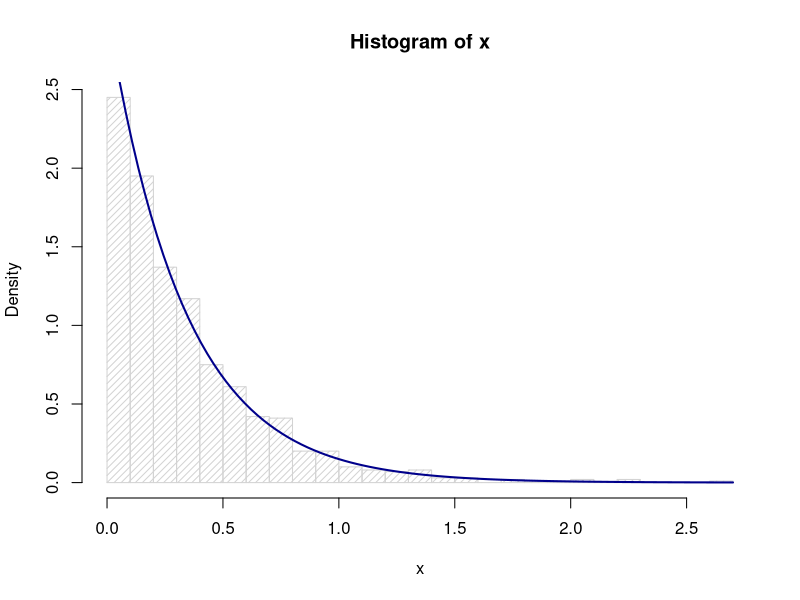
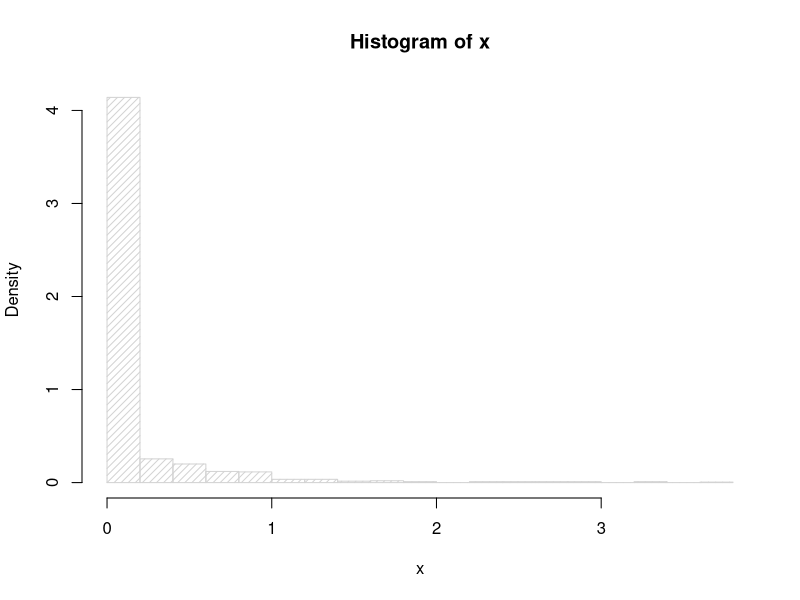
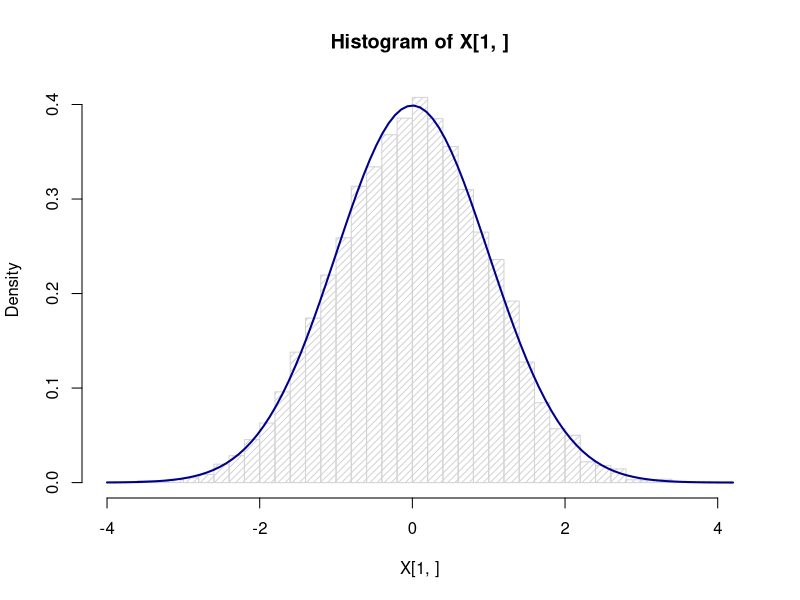
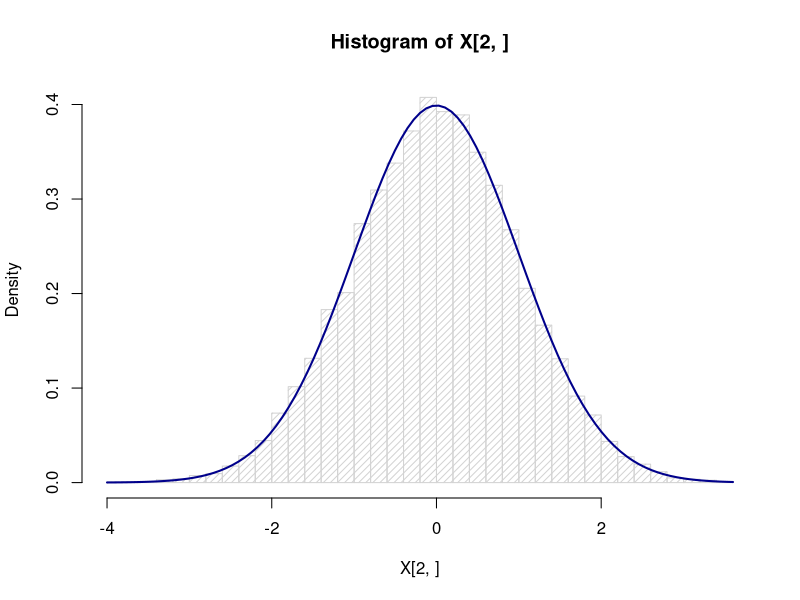
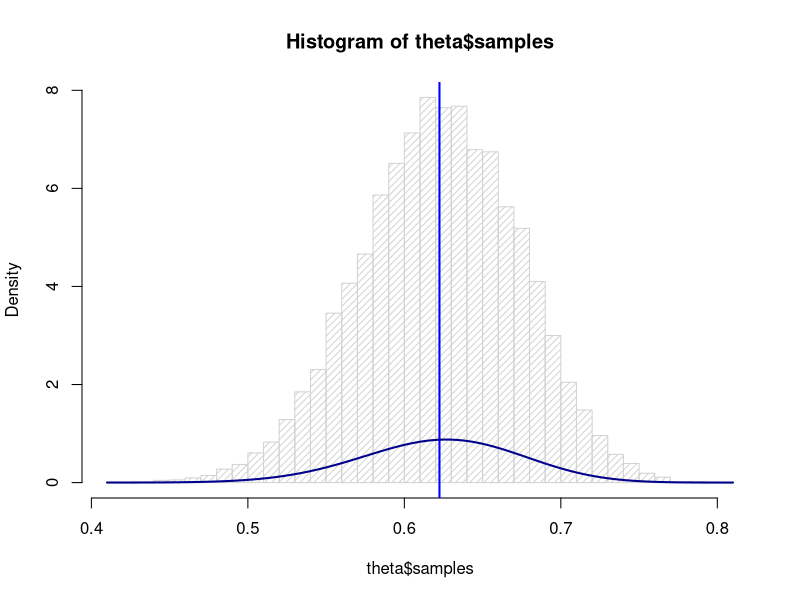
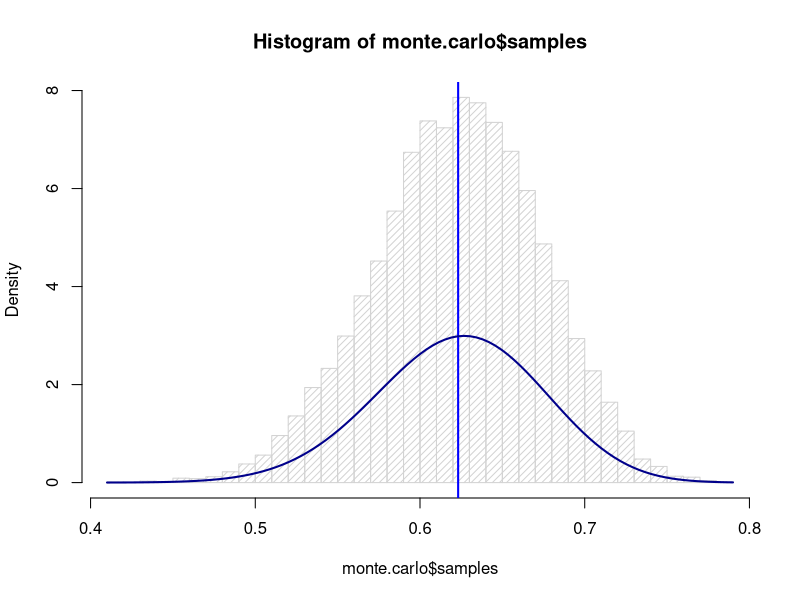

These figures' R source, in order:
## ---- chunk 1
knitr::opts_chunk$set(echo = TRUE)
## ---- chunk 2
# Generate samples from exponential distribution
rate <- 3 #Rate parameter
n <- 1000 #Number of samples
generate.exponential <- function(rate, n){
  u <- runif(n)
  x <- - 1/rate * log(u)
  return(x)
}
x <- generate.exponential(rate, n)
hist(x, density=20, breaks = 30, prob=TRUE)
curve(dexp(x, rate=rate), add=TRUE, col="darkblue", lwd=2)
## ---- chunk 3
# Generate samples from g(X)
rate <- 3 #Rate parameter
n <- 1000 #Number of samples
alpha <- 0.1
generate.samples.g<- function(alpha, n){
  c <- alpha*exp(1)/(alpha+exp(1))
  u <- runif(n, 0,1)
  x <- c()
  for (i in 1:n){
    if (u[i] < c/(alpha)){
      x <- c(x, (u[i]*(alpha)/c)^(1/alpha))
    }
    else{
      x <- c(x, 1-log(exp(1)/c*(1-u[i])))
    }
    
  }
  return(x)
}
x <- generate.samples.g(alpha, n)
hist(x, density=20, breaks = 20, prob=TRUE)
## ---- chunk 4
# Generate samples from normal distribution with Box-Muller
n <- 10000 #Number of samples
generate.normal <- function(n){
  u1 <- runif(n)
  u2 <- runif(n)
  x1 <- sqrt(-2*log(u1))*cos(2*pi*u2)
  x2 <- sqrt(-2*log(u1))*sin(2*pi*u2)
  X <- rbind(x1, x2)
  return (X)
}
X <- generate.normal(n)
hist(X[1,], density=20, breaks = 30, prob=TRUE)
curve(dnorm, add=TRUE, col="darkblue", lwd=2)
hist(X[2,], density=20, breaks = 30, prob=TRUE)
curve(dnorm, add=TRUE, col="darkblue", lwd=2)
print("Observed: ")
mean(X)
cov(t(X))
## ---- chunk 5
# Generate n samples from d variate normal distribution
n <- 10000 #Number of samples
mu <- c(0,0)
sigma <- cbind(c(1,0.5),c(0.5,1))
generate.d.normal <- function(n, mu, sigma){
  A <- chol(sigma)
  d <- length(mu)
  X <- generate.normal(n*d)
  x <- matrix(X[1,], nrow=d, ncol=n)
  Z <- mu+t(A)%*%x
}
Z <- generate.d.normal(n, mu, sigma)
print("Expected: ")
mu
sigma
print('Observed: ')
mean(Z)
cov(t(Z))
## ---- chunk 6
#Function f(x)
function.f <- function(x, alpha){
  if (x>0){
    return (x^(alpha-1)*exp(-x)/gamma(alpha))
  }
  else{
    return(0)
  }
}

#Function g(x)
function.g <- function(x, alpha){
  c = alpha*exp(1)/(alpha+exp(1))
  if (x>0 && x<1){
    return (c*x^(alpha-1))
  }
  else if(x >= 1){
    return(c*exp(-x))
  }
  else{
    return(0)
  }
}

# Generate n samples from d variate normal distribution
n <- 1000 #Number of samples
alpha <- 0.3
rejection.sampling <- function(n, alpha){
  c <- (alpha+exp(1))/(gamma(alpha)*alpha*exp(1))
  samples <- c()
  for (i in 1:n){
    repeat{
      x <- generate.samples.g(alpha, 1)
      acceptance.prob <- function.f(x, alpha)/(c*function.g(x, alpha))
      if(runif(1) <= acceptance.prob){
        samples <- c(samples, x)
        break
      }
    }
  }
  return (samples)
}
y <- rejection.sampling(n, alpha)
print("Expected: ")
cat("Mean: ", alpha, "\n")
cat("Variance: ", alpha, "\n")
print("Observed: ")
cat("Mean: ", mean(y), "\n")
cat("Variance: ", var(y), "\n")
## ---- chunk 7
log.gamma <- function(x, alpha){
  return((alpha-1)*log(x)-x)
}
# Ratio-of-uniforms method
n <- 1000
alpha <- 30
ratio.of.uniforms <- function(n, alpha){
  sample.counter <- 0
  b.minus <- 0
  log.b.plus <- (alpha+1)/2*(log(alpha+1)-1)
  log.a <- (alpha-1)/2*(log(alpha-1)-1)
  samples <- c()
  for(i in 1:n){
    repeat{
      sample.counter <- sample.counter + 1
      log.x1 <- -generate.exponential(1, rate=1) + log.a
      log.x2 <- -generate.exponential(1, rate=1) + log.b.plus
      log.y <- log.x2 - log.x1
      y <- exp(log.y)
      if (2*log.x1 <= log.gamma(y, alpha)){
        samples <- c(samples, y)
        break
      }
    }
  }
  cat("Rejection ratio: ", (sample.counter-n)/n , "\n")
  return (samples)
}
y <- ratio.of.uniforms(n, alpha)
print("Expected: ")
cat("Mean: ", alpha, "\n")
cat("Variance: ", alpha, "\n")
print("Observed: ")
cat("Mean: ", mean(y), "\n")
cat("Variance: ", var(y), "\n")
## ---- chunk 8
n = 1000
alpha = 0.1
beta = 2
sample.gamma <- function(n, alpha, beta){
  if(alpha < 1){
    return(rejection.sampling(n, alpha)/beta)
  }
  else if (alpha == 1){
    return(generate.exponential(1, n)/beta)
  }
  else if (alpha > 1){
    return(ratio.of.uniforms(n, alpha)/beta)
  }
  else{
    return(0)
  }
}
y <- sample.gamma(n, alpha, beta)
print("Expected: ")
cat("Mean: ", alpha/beta, "\n")
cat("Variance: ", alpha/beta^2, "\n")
print("Observed: ")
cat("Mean: ", mean(y), "\n")
cat("Variance: ", var(y), "\n")
## ---- chunk 9

# Here, the user can manually change the alpha vector
# in order to draw a sample from any chosen Dirichlet distribution.
alphas.from.user=c(1.34534,0.9345,0.6356,20,14,5,2)

gammas.in.dirichlet <- function(alpha){
  n=length(alpha)
  gammas <- c()
  for(i in 1:n){
    gammas <- c(gammas, sample.gamma(1,alpha[i],1))
  }
  return(gammas)
}

generate.dirichlet <- function(alpha){  # Creates Dirichlet distributed vector
  g<-gammas.in.dirichlet(alpha)         # with the K chosen alphas 
  print(g)                              # as K-variate parameter vector.
  v<-sum(g)
  z=g/v
  return(z)
}       
dirich.var<-generate.dirichlet(alphas.from.user)
dirich.var             # The elements in the Dirichlet distribution
print(sum(dirich.var)) # The sum of the elements in the Dirichlet distribution
## ---- chunk 10
# Rejection sampling
n <- 20000 #Number of samples
posterior.f <- function(theta){
  y <- c(125, 18, 20, 34)
  return ((2+theta)^y[1]*(1-theta)^(y[2]+y[3])*theta^y[4])
  
}
rejection.sampling.multinomial <- function(n){
  sample.counter <- 0
  c <- optimize(posterior.f, c(0, 1), maximum=TRUE)$objective
  samples <- c()
  for(i in 1:n){
    repeat{
      sample.counter <- sample.counter + 1
      theta <- runif(1)
      acceptance.prob <- posterior.f(theta)/c
      u <- runif(1)
      if (u <= acceptance.prob){
        samples <- c(samples, theta)
        break
      }
    }
  }
  li <- list("samples" = samples, "number.samples" = sample.counter)
  return (li)
}
theta <- rejection.sampling.multinomial(n)
hist(theta$samples, density=20, breaks = 30, prob=TRUE)
abline(v = mean(theta$samples), col = "blue", lwd = 2)
curve(posterior.f(x)*sum(theta$samples)/sum(posterior.f(theta$samples)), add=TRUE, col="darkblue", lwd=2)
cat("Theta sample mean", mean(theta$samples))
## ---- chunk 11
monte.carlo.integration <- function(){
  m <- 10000 # Number of samples
  samples <- rejection.sampling.multinomial(m)$samples
  mu <- sum(samples)/m
  li <- list("observed_mean" = mu, "samples" = samples)
  return (li)
}
monte.carlo <- monte.carlo.integration()

hist(monte.carlo$samples, density=20, breaks = 30, prob=TRUE)
abline(v = mean(monte.carlo$samples), col = "blue", lwd = 2)
curve(posterior.f(x)/mean(posterior.f(x)), add=TRUE, col="darkblue", lwd=2)

numerical.integration <- function(theta){
  return (theta*posterior.f(theta))
}
Analytic_mean <- integrate(numerical.integration, lower=0,upper=1)$value/integrate(posterior.f, lower=0, upper=1)$value
cat("Observed mean: ", monte.carlo$observed_mean, "\n")
cat("Analytic mean: ", Analytic_mean, "\n")
## ---- chunk 12
n = 20000 #number of samples
cat("Observed: ", rejection.sampling.multinomial(n)$number.samples/n)
cat("Analytic: ", optimize(posterior.f, c(0, 1), maximum=TRUE)$objective/integrate(posterior.f, lower=0, upper=1)$value)
## ---- chunk 13
beta.distribution <- function(x, alpha, beta){
  return(x^(alpha-1)*(1-x)^(beta-1)/beta(alpha, beta))
}
importance.sampling <- function(n){
  samples <- rejection.sampling.multinomial(n)$samples
  w = (1-samples)^4
  mu.is <- sum(samples*w)/sum(w)
  return(mu.is)
}

importance.sampling(20000)
